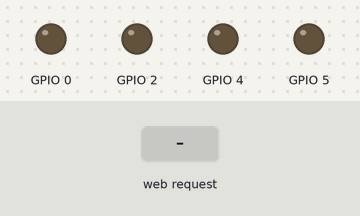
Recording of a sketch running on a simulated ESP8266 (NodeMCU). On the bench: output pins drawn as LEDs (lit = HIGH). The inputs (shaded band) are chosen by the test bench. WiFi joins after 1.5 s; servers stay silent unless stated.

Above: at 3.7 s.
3.8 s: HTTP request GET /fw received
At 4.5 s:
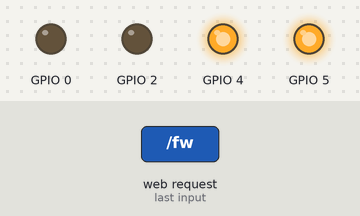
5.3 s: HTTP request GET /bk received
At 5.7 s:
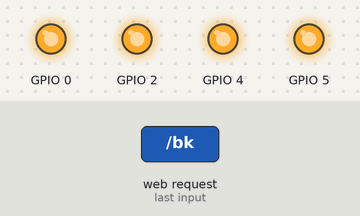
6.8 s: HTTP request GET /lt received
At 8.0 s:
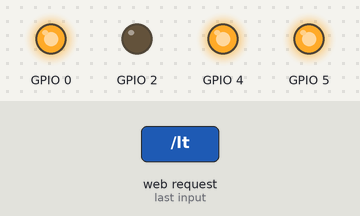
8.3 s: HTTP request GET /rt received
At 9.2 s:
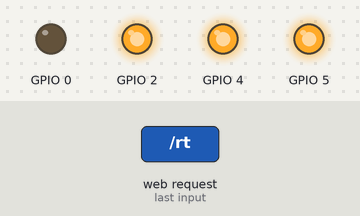
9.8 s: HTTP request GET /st received
At 10.3 s:
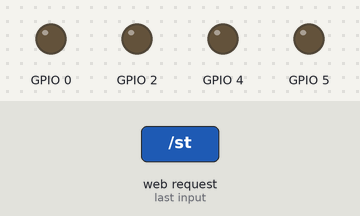
Timing chart, 0 to 12.3 s (numbered marks = the images above; inputs shaded):
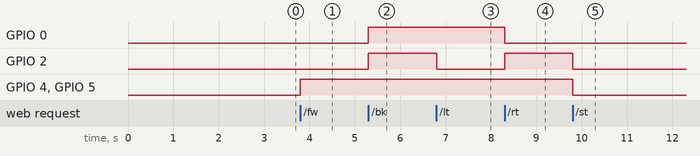

The sketch:

doit_car_fixed_ip_2018_11_22.ino
```cpp
/* Create a WiFi access point and provide a web server on it to receive command to control motor. */

#include <ESP8266WiFi.h>
#include <WiFiClient.h>
#include <ESP8266WebServer.h>

/* Set these to your desired credentials. */
const char *ssid = "ZyXEL";
const char *password = "nld31";

const char *versionname = "RPM 1.0 (Stanislaw)";

const int maxspeed = 1023;
int speedl = maxspeed;
int speedr = maxspeed;

//0 - stop
//1 - forward
//2 - backward
//3 - turn right
//4 - turn left
int motordirection = 0;


ESP8266WebServer server(80);

/* Just a little test message.  Go to http://192.168.4.1 in a web browser
 * connected to this access point to see it.
 */
void handleRoot() {
  server.send(200, "text/plain", "hello from Robot!");
}

void motor_forward(){
  motordirection = 1;
  /*  analogWrite(1, 1023);
    analogWrite(2, 1023);
    digitalWrite(3, 0);
    digitalWrite(4, 0);
*/
     analogWrite(5, abs(speedl));
     analogWrite(4, abs(speedr));
     digitalWrite(0, 0);
     digitalWrite(2, 0);
  }
void motor_stop(){
  motordirection = 0;
    /*
    analogWrite(1, 0);
    analogWrite(2, 0);
    digitalWrite(3, 1);
    digitalWrite(4, 1);
    */
  digitalWrite(5, 0);
  digitalWrite(4, 0);

  digitalWrite(0, 0);
  digitalWrite(2, 0);
  }
void motor_back(){
  motordirection = 2;
    analogWrite(5, abs(speedl));
    analogWrite(4, abs(speedr));
    digitalWrite(0, 1);
    digitalWrite(2, 1);
  }

void motor_left(){
  motordirection = 4;
     analogWrite(5, abs(speedl));
     analogWrite(4, abs(speedr));
    digitalWrite(0, 1);
    digitalWrite(2, 0);
  }
void motor_right(){
  motordirection = 3;
     analogWrite(5, abs(speedl));
     analogWrite(4, abs(speedr));
    digitalWrite(0, 0);
    digitalWrite(2, 1);
  }

  void updatedirection()
  {
    if (motordirection == 0) motor_stop();
    else if (motordirection == 1) motor_forward();
    else if (motordirection == 2) motor_back();
    else if (motordirection == 3) motor_right();
    else if (motordirection == 4) motor_left();
  }

void handlespeed() {
  String message = "";
  if (server.args() > 0)
  {
    float ns = server.arg(0).toFloat();
    if (ns < 0) ns = 0;
    if (ns > 1) ns = 1;
    speedl = (int)(ns * maxspeed);
    speedr = speedl;
    server.send(200, "text/plain", "New speed of left and right motor = " + String(speedl));
    updatedirection();
  }
  server.send(200, "text/plain", "Wrong parameter");
}

void handlespeedl() {
  String message = "";
  if (server.args() > 0)
  {
    float ns = server.arg(0).toFloat();
    if (ns < 0) ns = 0;
    if (ns > 1) ns = 1;
    speedl = (int)(ns * maxspeed);
    server.send(200, "text/plain", "New speed of left motor = " + String(speedl));
    updatedirection();
  }
  server.send(200, "text/plain", "Wrong parameter");
}


void handlespeedr() {
  String message = "";
  if (server.args() > 0)
  {
    float ns = server.arg(0).toFloat();
    if (ns < 0) ns = 0;
    if (ns > 1) ns = 1;
    speedr = (int)(ns * maxspeed);
    server.send(200, "text/plain", "New speed of right motor = " + String(speedl));
    updatedirection();
  }
  server.send(200, "text/plain", "Wrong parameter");
}


void setup() {
  // prepare Motor Output Pins
    /*pinMode(1, OUTPUT); // 1,2EN aka D1 pwm left
    pinMode(2, OUTPUT); // 3,4EN aka D2 pwm right
    pinMode(3, OUTPUT); // 1A,2A aka D3
    pinMode(4, OUTPUT); // 3A,4A aka D4
*/
  pinMode(5, OUTPUT);
  pinMode(4, OUTPUT);
  pinMode(0, OUTPUT);
  pinMode(2, OUTPUT);

  digitalWrite(5, 0);
  digitalWrite(4, 0);

  digitalWrite(0, 0); //LED Light on
  digitalWrite(2, 0);

  delay(1000);
  //Serial.begin(115200);
  //Serial.println();
  //Serial.print("Configuring access point...");
  /* You can remove the password parameter if you want the AP to be open. */
  /*WiFi.softAP(ssid, password);

  IPAddress myIP = WiFi.softAPIP();
  Serial.print("AP IP address: ");
  Serial.println(myIP);
*/
  IPAddress ip(192, 168, 1, 101); // where xx is the desired IP Address
  IPAddress gateway(192, 168, 1, 1); // set gateway to match your network
  //Serial.print(F("Setting static ip to : "));
  //Serial.println(ip);
  IPAddress subnet(255, 255, 255, 0); // set subnet mask to match your
  WiFi.config(ip, gateway, subnet);

 WiFi.begin(ssid, password);

  while (WiFi.status() != WL_CONNECTED) {
    delay(500);
    //Serial.print(".");
  }

  server.on("/", handleRoot);

 /*
  server.on("/inline", []() {
    server.send(200, "text/plain", "this works as well");
  });*/

  server.on("/io", []() {
    server.send(200, "text/plain", versionname);
  });

  server.on("/fw", []() {
    motor_forward();
    server.send(200, "text/plain", "Forward");
    //Serial.println("Forward");
  });
  server.on("/bk", []() {
    motor_back();
    server.send(200, "text/plain", "Back");
    //Serial.println("Back");
  });

  server.on("/st", []() {
    motor_stop();
    server.send(200, "text/plain", "Stop");
  });
  server.on("/lt", []() {
    motor_left();
    server.send(200, "text/plain", "Left");
  });
  server.on("/rt", []() {
    motor_right();
    server.send(200, "text/plain", "Right");
  });
  //change speed of left and right motor
  server.on("/speed", handlespeed);
  //change speed of left motor
  server.on("/speedl", handlespeedl);
  //change speed of right motor
  server.on("/speedr", handlespeedr);


  //server.onNotFound(handleNotFound);
  server.begin();
  //Serial.println("Start");
  //Serial.println("HTTP server started");


}

void loop() {
  if (WiFi.status() != WL_CONNECTED)
  {
    WiFi.begin(ssid, password);

    while (WiFi.status() != WL_CONNECTED) {
      delay(500);
      //Serial.print(".");
    }
  }

  server.handleClient();
  /*analogWrite(1, 1023);
    analogWrite(2, 1023);
    digitalWrite(3, 0);
    digitalWrite(4, 0);
    delay(200);*/
}
```

Measured:
- after the input at 3.8 s, GPIO 4, GPIO 5: LOW → HIGH at once
- after the input at 5.3 s, GPIO 0, GPIO 2: LOW → HIGH at once
- after the input at 6.8 s, GPIO 2: HIGH → LOW at once
- after the input at 8.3 s, GPIO 0: HIGH → LOW at once; GPIO 2: LOW → HIGH at once
- after the input at 9.8 s, GPIO 2, GPIO 4, GPIO 5: HIGH → LOW at once
